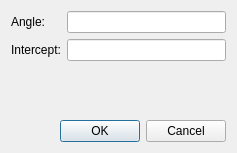
<?xml version="1.0" encoding="UTF-8"?>
<ui version="4.0">
 <class>EditTrendDialog</class>
 <widget class="QDialog" name="EditTrendDialog">
  <property name="geometry">
   <rect>
    <x>0</x>
    <y>0</y>
    <width>237</width>
    <height>153</height>
   </rect>
  </property>
  <property name="windowTitle">
   <string>Dialog</string>
  </property>
  <layout class="QVBoxLayout" name="verticalLayout">
   <item>
    <layout class="QGridLayout" name="gridLayout">
     <item row="0" column="0">
      <widget class="QLabel" name="label">
       <property name="text">
        <string>Angle:</string>
       </property>
      </widget>
     </item>
     <item row="0" column="1">
      <widget class="QLineEdit" name="leAngle"/>
     </item>
     <item row="1" column="0">
      <widget class="QLabel" name="label_2">
       <property name="text">
        <string>Intercept:</string>
       </property>
      </widget>
     </item>
     <item row="1" column="1">
      <widget class="QLineEdit" name="leIntercept"/>
     </item>
    </layout>
   </item>
   <item>
    <spacer name="verticalSpacer">
     <property name="orientation">
      <enum>Qt::Vertical</enum>
     </property>
     <property name="sizeHint" stdset="0">
      <size>
       <width>20</width>
       <height>20</height>
      </size>
     </property>
    </spacer>
   </item>
   <item>
    <widget class="QDialogButtonBox" name="buttonBox">
     <property name="orientation">
      <enum>Qt::Horizontal</enum>
     </property>
     <property name="standardButtons">
      <set>QDialogButtonBox::Cancel|QDialogButtonBox::Ok</set>
     </property>
    </widget>
   </item>
  </layout>
 </widget>
 <resources/>
 <connections>
  <connection>
   <sender>buttonBox</sender>
   <signal>accepted()</signal>
   <receiver>EditTrendDialog</receiver>
   <slot>accept()</slot>
   <hints>
    <hint type="sourcelabel">
     <x>248</x>
     <y>254</y>
    </hint>
    <hint type="destinationlabel">
     <x>157</x>
     <y>274</y>
    </hint>
   </hints>
  </connection>
  <connection>
   <sender>buttonBox</sender>
   <signal>rejected()</signal>
   <receiver>EditTrendDialog</receiver>
   <slot>reject()</slot>
   <hints>
    <hint type="sourcelabel">
     <x>316</x>
     <y>260</y>
    </hint>
    <hint type="destinationlabel">
     <x>286</x>
     <y>274</y>
    </hint>
   </hints>
  </connection>
 </connections>
</ui>
